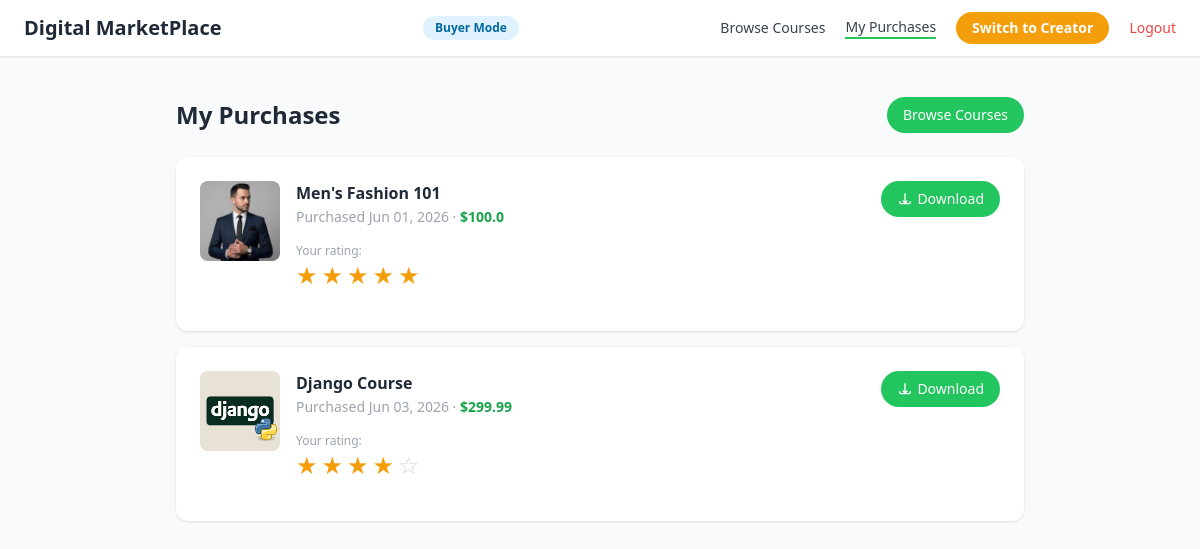
The page /purchases/ (signed in) on the database its author committed.
### myapp/models.py (models this page shows, shortened)
class OrderDetail(models.Model):
    customer = models.ForeignKey(User, on_delete=models.SET_NULL, null=True, blank=True)
    customer_email = models.EmailField()
    product = models.ForeignKey(Product, on_delete=models.CASCADE)
    amount = models.FloatField()
    session_id = models.CharField(max_length=200)
    stripe_payment_intent = models.CharField(max_length=200, null=True, blank=True)
    has_paid = models.BooleanField(default=False)
    created_on = models.DateTimeField(auto_now_add=True)
    updated_on = models.DateTimeField(auto_now=True)

class Product(models.Model):
    seller = models.ForeignKey(User, on_delete=models.CASCADE)
    name = models.CharField(max_length=100)
    description = models.CharField(max_length=500)
    price = models.FloatField()
    file = models.FileField(upload_to='uploads/')
    thumbnail = models.ImageField(upload_to='thumbnails/', blank=True, null=True)
    total_sales_amount = models.IntegerField(default=0)
    total_sales = models.IntegerField(default=0)
    image = models.ImageField(upload_to='uploads/')

### myapp/views.py (the view)
# urls.py: path('purchases/', views.my_purchases, name='purchase'),
@login_required(login_url='login')
def my_purchases(request):
    orders = OrderDetail.objects.filter(
        customer=request.user,
        has_paid=True,
    ).select_related('product')
    rated_product_ids = Rating.objects.filter(
        user=request.user,
        product__in=[o.product for o in orders],
    ).values_list('product_id', 'stars')
    user_ratings = {product_id: stars for product_id, stars in rated_product_ids}
    orders_with_ratings = []
    for order in orders:
        orders_with_ratings.append({
            'order': order,
            'user_rating': user_ratings.get(order.product.id),
        })
    return render(request, 'myapp/purchases.html', {
        'orders_with_ratings': orders_with_ratings,
    })

### myapp/templates/myapp/purchases.html (shortened to what this page needs)
{% extends "myapp/base.html" %}
{% block body %}
<div class="max-w-4xl mx-auto px-6 py-10">
    <div class="flex flex-col sm:flex-row sm:justify-between sm:items-center gap-3 mb-6">
        <h1 class="text-2xl font-bold text-gray-800">My Purchases</h1>
        <a href="{% url 'index' %}"
           class="bg-green-500 text-white text-sm px-4 py-2 rounded-full hover:bg-green-600 transition w-fit">
            Browse Courses
        </a>
    </div>
    {% if orders_with_ratings %}
    <div class="space-y-4">
        {% for item in orders_with_ratings %}
        {% with order=item.order user_rating=item.user_rating %}
        <div class="bg-white rounded-xl shadow p-6">
            <div class="flex flex-col sm:flex-row items-start gap-4">
                <div class="h-20 w-20 rounded-lg overflow-hidden bg-gray-100 flex-shrink-0 flex items-center justify-center">
                    {% if order.product.thumbnail %}
                        <img class="h-full w-full object-cover" src="{{ order.product.thumbnail.url }}" alt="">
                    {% else %}
                        <span class="text-gray-300 text-xs">No img</span>
                    {% endif %}
                </div>
                <div class="flex-1 w-full">
                    <div class="flex flex-col sm:flex-row sm:items-start sm:justify-between gap-2">
                        <div>
                            <div class="font-bold text-gray-800">{{ order.product.name }}</div>
                            <div class="text-sm text-gray-400 mt-0.5">
                                Purchased {{ order.created_on|date:"M d, Y" }} &middot;
                                <span class="text-green-600 font-semibold">${{ order.amount }}</span>
                            </div>
                        </div>
                        <a href="{% url 'download_file' order.product.id %}"
                           class="bg-green-500 text-white text-sm px-4 py-2 rounded-full hover:bg-green-600 transition flex items-center justify-center gap-1 flex-shrink-0 w-fit">
                            <svg class="w-4 h-4" fill="none" stroke="currentColor" viewBox="0 0 24 24">
                                <path stroke-linecap="round" stroke-linejoin="round" stroke-width="2"
                                      d="M4 16v1a2 2 0 002 2h12a2 2 0 002-2v-1M12 12v6m0 0l-3-3m3 3l3-3M12 4v8"/>
                            </svg>
                            Download
                        </a>
                    </div>
                    <div class="mt-4">
                        <div class="text-xs text-gray-400 mb-1">
                            {% if user_rating %}Your rating:{% else %}Rate this course:{% endif %}
                        </div>
                        <div class="star-widget flex gap-1"
                             data-product-id="{{ order.product.id }}"
                             data-current-rating="{{ user_rating|default:0 }}">
                            {% for i in "12345" %}
                            <button type="button"
                                    class="star-btn text-2xl leading-none focus:outline-none transition-transform hover:scale-110"
                                    data-star="{{ forloop.counter }}">
                            </button>
                            {% endfor %}
                        </div>
                        <div class="rating-feedback text-xs mt-1 text-gray-400 h-4"></div>
                    </div>
                </div>
            </div>
        </div>
        {% endwith %}
        {% endfor %}
    </div>
    {% else %}
    <div class="bg-white rounded-xl shadow p-10 text-center text-gray-400 text-sm">
        You haven't purchased anything yet.
        <a href="{% url 'index' %}" class="text-green-600 font-medium hover:underline ml-1">Browse courses</a>
    </div>
    {% endif %}
</div>
{% endblock %}

### rows shown on the page
OrderDetail: order.product.thumbnail (picture), order.product.name "Men's Fashion 101", order.created_on "Jun 01, 2026", order.amount "100.0"
OrderDetail: order.product.thumbnail (picture), order.product.name "Django Course", order.created_on "Jun 03, 2026", order.amount "299.99"
